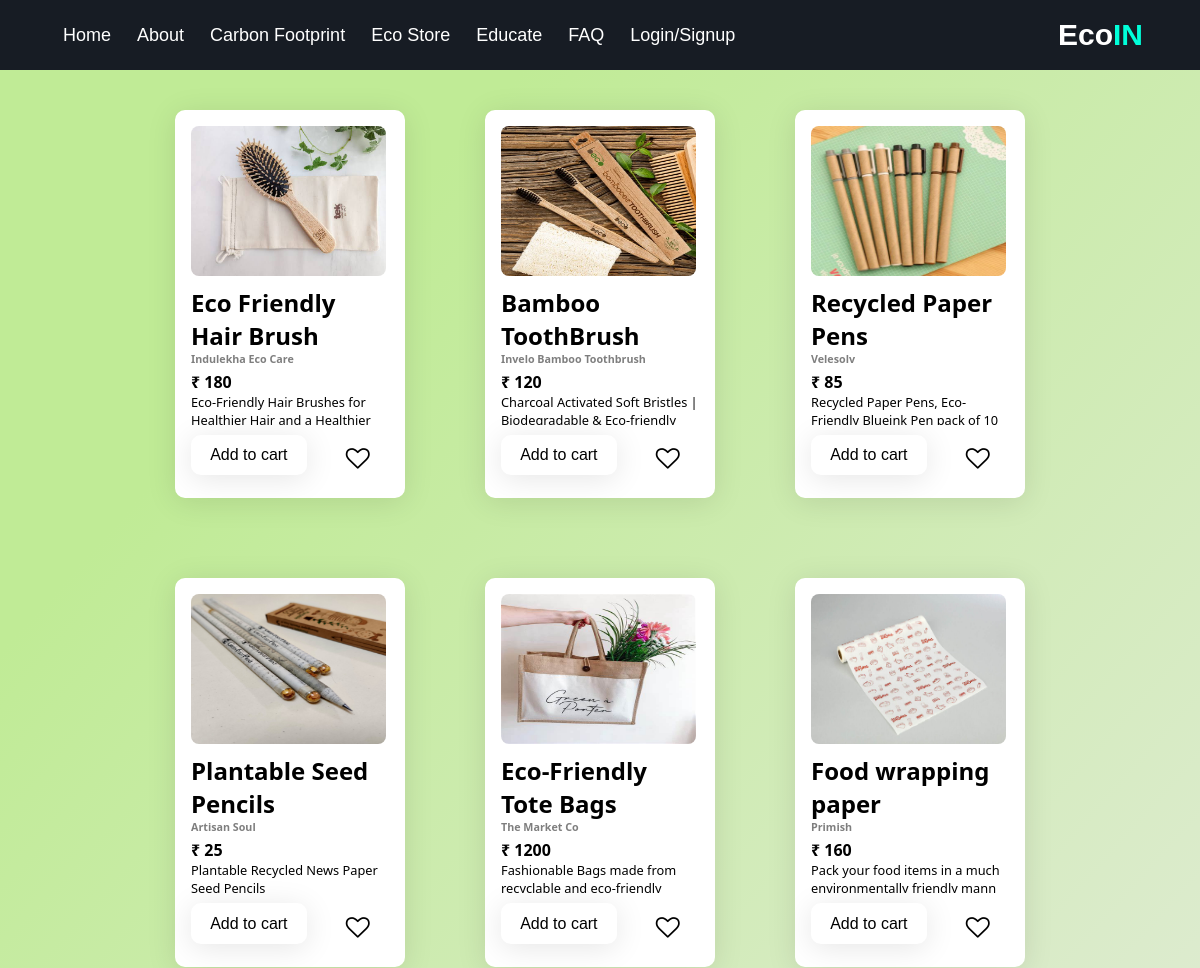
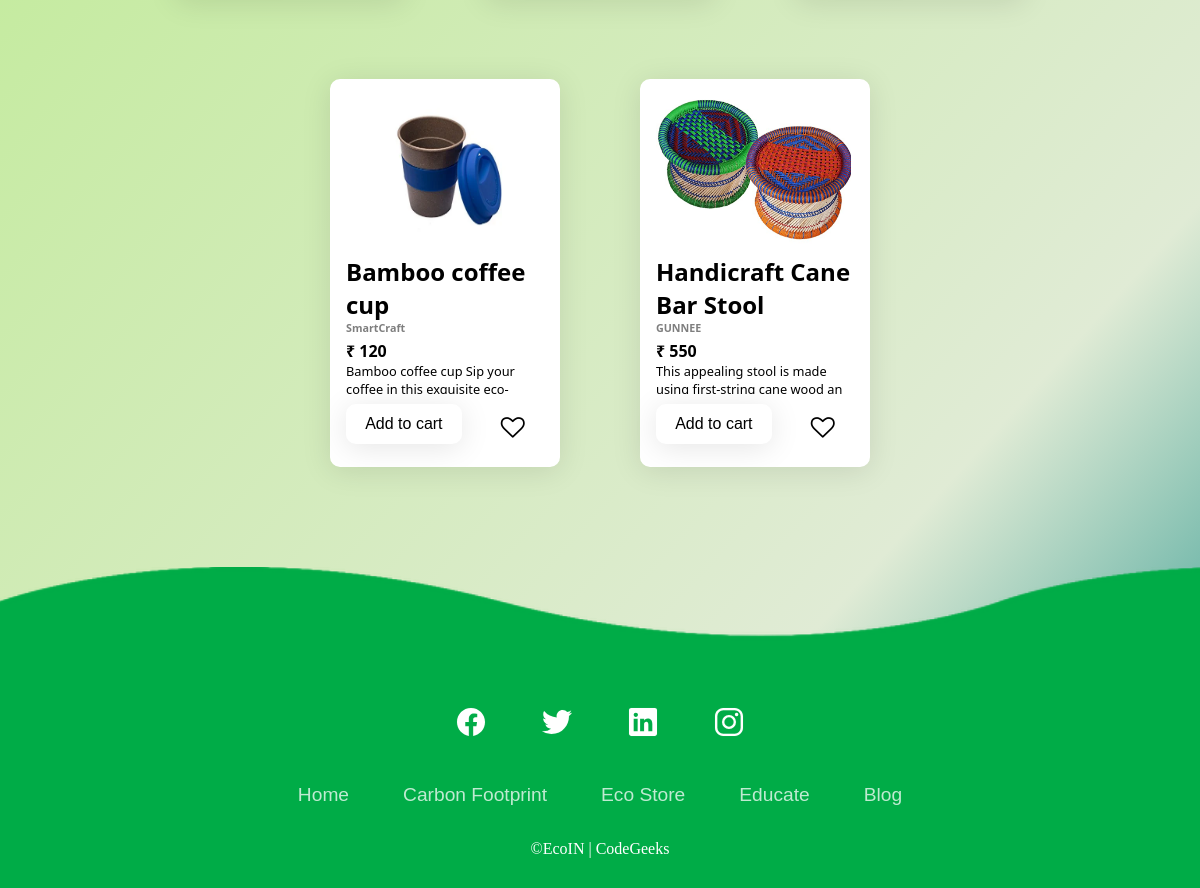
/store/, run on the app's committed database (2 pictures, top to bottom).
### marketplace/models.py (models this page shows, shortened)
class Product(models.Model):
    Name    =   models.CharField(max_length=150)
    Desc    =   models.TextField(default="")
    Img     =   models.ImageField()
    Company =   models.CharField(max_length=150)
    Stock   =   models.CharField(max_length=10)
    Created =   models.DateTimeField(timezone.now)
    Price   =   models.CharField(max_length=10)
    Type    =   models.CharField(max_length=10,default="New")   # Recycled or Fresh Arrival
    class Meta:
        verbose_name = "Product"
        verbose_name_plural=verbose_name

### marketplace/views.py (the view)
# urls.py: 2. Add a URL to urlpatterns:  path('', Home.as_view(), name='home')
def Home(request):
    products_obj = Product.objects.all()
    products = []
    for i in products_obj:
        products.append(model_to_dict(i))
    context = { "items" : products }
    return render(request,'marketplace/productcard.html',context=context)

### frontend/templates/marketplace/productcard.html (shortened to what this page needs)
{% load static %}
<!DOCTYPE html>
<html>
<head>
    <link rel="stylesheet" href="https://cdnjs.cloudflare.com/ajax/libs/font-awesome/4.7.0/css/font-awesome.min.css">
    <link rel="stylesheet" href="{% static '/marketplace/productCard.css' %}">
</head>
<body>
<div class="mainWrapper">
    {% include 'components/navbar.html' %}
    <div class="mainContainer">
    {% for item in items %}
        <div class="card">
            <div class="cardWrapper" onclick="showProduct({{item.id}})">
            <img src="{% static 'images/' %}{{item.Img}}" alt="Product Image" height="150px">
            <h2> {{item.Name }}</h2>
            <h6>{{ item.Company }}</h6>
            <h4>&#8377; <span>{{ item.Price }}</span></h4>
            <p>{{ item.Desc }}</p>
            </div>
            <button class="toCart" onclick="addCart({{item.id}})">Add to cart</button>
            <button style="float: right;" class="fav"><i onclick="myFunction(this,{{item.id}})" class="fa fa-heart-o fa-heart"></i></button>
        </div>
    {% endfor %}
    </div>
    {% include 'components/footer.html' %}
</div>
</body>
</html>

### frontend/templates/components/navbar.html (shortened to what this page needs)
{% load static %}
<!DOCTYPE html>
<html lang="en">
<head>
    <link rel="stylesheet" href="{% static 'css/navCss.css' %}">
</head>
<body>
  <div class="wrapper">
    <nav>
    <div class="content">
        <ul class="links">
        <li><a href="{% url 'Base:Home' %}">Home</a></li>
        <li><a href="{% url 'Base:About' %}">About</a></li>
        <li>
            <a href="{% url 'Carbon:Home' %}" class="desktop-link">Carbon Footprint </a>
        </li>
        <li>
            <a href="{% url 'MarketPlace:Home' %}" class="desktop-link">Eco Store</a>
        </li>
        <li>
            <a href="#" class="desktop-link">Educate</a>
        </li>
        <li><a href="{% url 'Base:FAQ' %}">FAQ</a></li>
        {% if user.is_authenticated %}
        <li><a href="{% url 'Base:Profile' %}">Profile</a></li>
        <li><a href="{% url 'Base:Logout' %}">Logout</a></li>
        {% else %}
        <li><a href="{% url 'Base:Login' %}">Login/Signup</a></li>
        {% endif %}
        </ul>
        <div class="logo"><a href="{% url 'Base:Home' %}">Eco<font color="#00ffd9">IN</font></a></div>
    </div>
    </nav>
</div>
<div style="height: 70px;"><img src="{% static 'images/overscroll.png' %}" width="100%" height="100%"></div>
</body>
</html>

### frontend/templates/components/footer.html (shortened to what this page needs)
{% load static %}
<!DOCTYPE html>
<html lang="en">
<head>
    <link rel="stylesheet" href="{% static 'css/footercss.css' %}">
</head>
<body>
    <div class="container" style="padding:0;">
        <footer class="footer">
            <div class="waves">
                <div class="wave" id="wave1"></div>
                <div class="wave" id="wave3"></div>
            </div>
            <ul class="social-icon">
                <li class="social-icon__item"><a class="social-icon__link" href="#">
                    <ion-icon name="logo-facebook"></ion-icon>
                </a></li>
                <li class="social-icon__item"><a class="social-icon__link" href="#">
                    <ion-icon name="logo-twitter"></ion-icon>
                </a></li>
                <li class="social-icon__item"><a class="social-icon__link" href="#">
                    <ion-icon name="logo-linkedin"></ion-icon>
                </a></li>
                <li class="social-icon__item"><a class="social-icon__link" href="#">
                    <ion-icon name="logo-instagram"></ion-icon>
                </a></li>
            </ul>
            <ul class="menu">
                <li class="menu__item"><a class="menu__link" href="{% url 'Base:Home' %}">Home</a></li>
                <li class="menu__item"><a class="menu__link" href="#">Carbon Footprint</a></li>
                <li class="menu__item"><a class="menu__link" href="{% url 'MarketPlace:Home' %}">Eco Store</a></li>
                <li class="menu__item"><a class="menu__link" href="#">Educate</a></li>
                <li class="menu__item"><a class="menu__link" href="#">Blog</a></li>
            </ul>
            <p>&copy;EcoIN | CodeGeeks</p>
            </footer>
    </div>
</body>
</html>

### frontend/static/marketplace/productCard.css (style rules this page uses)
* { margin: 0; padding: 0; box-sizing: border-box; }
.mainWrapper { margin: 0; padding: 0; box-sizing: border-box; }
body { background: linear-gradient(132deg, rgb(192, 235, 150) 20.44%, rgb(224, 235, 213) 78.54%, rgb(37, 148, 141) 100.00%); }
.mainContainer { display: flex; justify-content: center; align-items: center; flex-direction: row; width: 100vw; flex-wrap: wrap; }
.card { width: 230px; font-family: 'Segoe UI', Tahoma, Geneva, Verdana, sans-serif; padding: 1rem; margin: 2.5rem; background: white; border-radius: 10px 10px; box-shadow: 0 4px 30px rgba(0, 0, 0, 0.1); backdrop-filter: blur(4.1px); -webkit-backdrop-filter: blur(4.1px); color: black; }
.card img { width: 195px; max-height: 20rem; border-radius: .5rem; margin-bottom: 5px; }
.card h2 { font-size: 1.5rem; margin-top: 0; margin-bottom: px; }
.card h6 { margin-top: 0; margin-bottom: 5px; opacity: 0.5; }
.card h4 { color: black; margin: 0rem; padding: 0rem; }
.card p { font-size: .8rem; overflow-y: hidden; height: 2rem; margin-bottom: 10px; }
.card button { background-color: #008d05; border: none; color: black; padding: 0.7rem 1.2rem; text-align: center; text-decoration: none; display: inline-block; font-size: 1rem; cursor: pointer; }
.card .fav { background: none; }
.fa-heart { color: red; font-size: 1.5rem; }
.fa-heart-o { color: black; font-size: 1.5rem; }
.card .toCart { background: rgba(255, 255, 255, 0.19); border-radius: 10px 10px 10px 10px; box-shadow: 0 4px 30px rgba(0, 0, 0, 0.1); backdrop-filter: blur(4.1px); -webkit-backdrop-filter: blur(4.1px); }

### frontend/static/css/navCss.css (style rules this page uses)
.wrapper { background: #171c24; position: fixed; width: 100%; z-index: 20; }
.wrapper nav { position: relative; display: flex; max-width: calc(100% - 200px); width: 100vw; margin: 0 auto; height: 70px; align-items: center; justify-content: space-between; }
nav .content { width: 100vw; display: flex; justify-content: space-between; align-items: center; }
nav .content .links { float: right; display: flex; }
.content .logo a { margin-right: 20px; color: #fff; font-size: 30px; font-weight: 600; }
.logo { left: 0px; }
.content .links li { list-style: none; line-height: 70px; }
.content .links li a, .content .links li label { color: #fff; font-size: 18px; font-weight: 500; padding: 9px 17px; border-radius: 5px; font-family: sans-serif; transition: all 0.3s ease; }
@media screen and (max-width: 1250px) { .wrapper nav { max-width: 100%; padding: 0 20px; } }
@media screen and (max-width: 1250px) { nav .content .links { margin-left: 30px; } }
@media screen and (max-width: 1250px) { .content .links li a { padding: 8px 13px; } }

### frontend/static/css/footercss.css (style rules this page uses)
.footer { position: relative; margin-top: 10rem; width: 100vw; background: #00AC47; min-height: 100px; padding: 20px 50px; display: flex; justify-content: center; align-items: center; flex-direction: column; }
.social-icon, .menu { position: relative; display: flex; justify-content: center; align-items: center; margin: 10px 0; flex-wrap: wrap; }
.social-icon__item, .menu__item { list-style: none; }
.social-icon__link { font-size: 2rem; color: #fff; margin: 0 10px; display: inline-block; transition: 0.5s; }
.menu__link { font-size: 1.2rem; color: #fff; margin: 0 10px; display: inline-block; transition: 0.5s; text-decoration: none; opacity: 0.75; font-weight: 300; }
.footer p { color: #fff; margin: 15px 0 10px 0; font-size: 1rem; font-weight: 300; }
.wave { position: absolute; top: -100px; left: 0; width: 100%; height: 100px; background: url("/static/Images/wave.png"); background-size: 1000px 100px; }
.wave#wave1 { z-index: 1000; opacity: 1; bottom: 0; animation: animateWaves 4s linear infinite; }
.wave#wave3 { z-index: 1000; opacity: 0.2; bottom: 15px; animation: animateWaves 3s linear infinite; }

### frontend/templates/components/navbar.html (style rules this page uses)
a { text-decoration:none; padding: 8px 13px; font-size: 18px; font-weight: 500; padding: 9px 17px; border-radius: 5px; transition: all 0.3s ease; font-family: sans-serif; }

### data on the page
Product: Img (picture), Name "Eco Friendly Hair Brush", Company "Indulekha Eco Care", Price "180", Desc "Eco-Friendly Hair Brushes for Healthier Hair and a Healthier…"
Product: Img (picture), Name "Bamboo ToothBrush", Company "Invelo Bamboo Toothbrush", Price "120", Desc "Charcoal Activated Soft Bristles | Biodegradable & Eco-friendly"
Product: Img (picture), Name "Recycled Paper Pens", Company "Velesolv", Price "85", Desc "Recycled Paper Pens, Eco-Friendly Blueink Pen pack of 10…"
Product: Img (picture), Name "Plantable Seed Pencils", Company "Artisan Soul", Price "25", Desc "Plantable Recycled News Paper Seed Pencils"
Product: Img (picture), Name "Eco-Friendly Tote Bags", Company "The Market Co", Price "1200", Desc "Fashionable Bags made from recyclable and eco-friendly…"
Product: Img (picture), Name "Food wrapping paper", Company "Primish", Price "160", Desc "Pack your food items in a much environmentally friendly mann"
Product: Img (picture), Name "Bamboo coffee cup", Company "SmartCraft", Price "120", Desc "Bamboo coffee cup Sip your coffee in this exquisite…"
Product: Img (picture), Name "Handicraft Cane Bar Stool", Company "GUNNEE", Price "550", Desc "This appealing stool is made using first-string cane wood an…"
